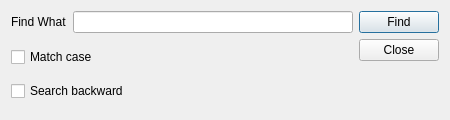
<?xml version="1.0" encoding="UTF-8"?>
<ui version="4.0">
 <class>find</class>
 <widget class="QDialog" name="find">
  <property name="geometry">
   <rect>
    <x>0</x>
    <y>0</y>
    <width>450</width>
    <height>120</height>
   </rect>
  </property>
  <property name="minimumSize">
   <size>
    <width>450</width>
    <height>120</height>
   </size>
  </property>
  <property name="maximumSize">
   <size>
    <width>450</width>
    <height>120</height>
   </size>
  </property>
  <property name="windowTitle">
   <string>Dialog</string>
  </property>
  <property name="styleSheet">
   <string notr="true"/>
  </property>
  <layout class="QGridLayout" name="gridLayout_2">
   <item row="0" column="0">
    <layout class="QGridLayout" name="gridLayout">
     <item row="0" column="0">
      <layout class="QHBoxLayout" name="horizontalLayout">
       <item>
        <widget class="QLabel" name="label">
         <property name="text">
          <string>Find What</string>
         </property>
        </widget>
       </item>
       <item>
        <widget class="QLineEdit" name="lineEdit"/>
       </item>
      </layout>
     </item>
     <item row="0" column="1">
      <widget class="QPushButton" name="pushButton">
       <property name="text">
        <string>Find</string>
       </property>
      </widget>
     </item>
     <item row="1" column="0">
      <layout class="QVBoxLayout" name="verticalLayout">
       <item>
        <widget class="QCheckBox" name="checkBox">
         <property name="text">
          <string>Match case</string>
         </property>
        </widget>
       </item>
       <item>
        <widget class="QCheckBox" name="checkBox_2">
         <property name="text">
          <string>Search backward</string>
         </property>
        </widget>
       </item>
      </layout>
     </item>
     <item row="1" column="1">
      <layout class="QVBoxLayout" name="verticalLayout_2">
       <item>
        <widget class="QPushButton" name="pushButton_2">
         <property name="text">
          <string>Close</string>
         </property>
        </widget>
       </item>
       <item>
        <spacer name="verticalSpacer">
         <property name="orientation">
          <enum>Qt::Vertical</enum>
         </property>
         <property name="sizeHint" stdset="0">
          <size>
           <width>20</width>
           <height>40</height>
          </size>
         </property>
        </spacer>
       </item>
      </layout>
     </item>
    </layout>
   </item>
  </layout>
 </widget>
 <resources/>
 <connections/>
</ui>
